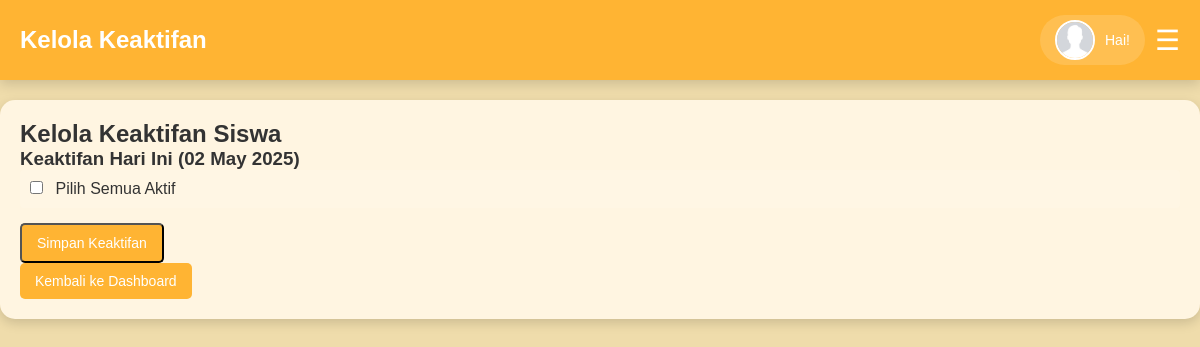
The page /dashboard-guru-fiture/kelola_keaktifan.php?eskul_id=4 on the database as committed earlier.
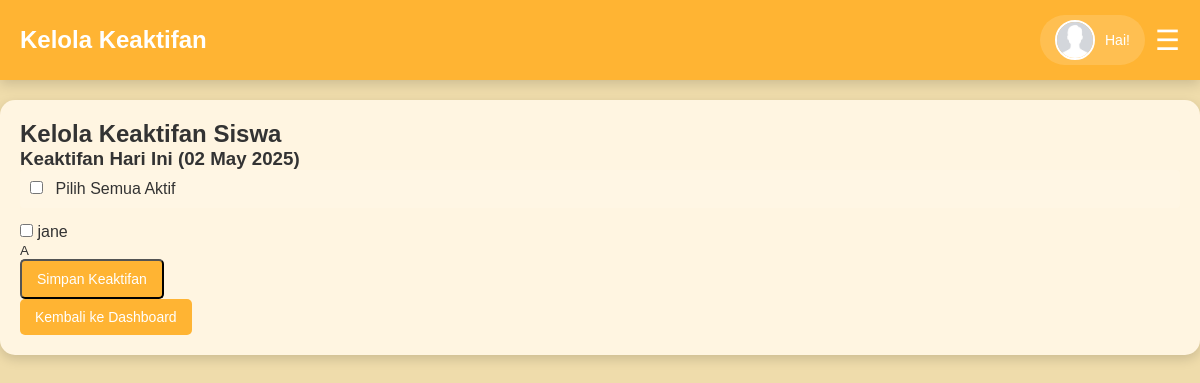
The same page on the database as committed later.
### tables this page shows
CREATE TABLE `students` (
  `student_id` int(11) NOT NULL,
  `name` varchar(100) NOT NULL,
  `email` varchar(100) DEFAULT NULL,
  `phone` varchar(15) DEFAULT NULL,
  `user_id` int(11) DEFAULT NULL,
  `kelas_id` int(11) DEFAULT NULL
);

CREATE TABLE `kelas` (
  `kelas_id` int(11) NOT NULL,
  `nama_kelas` varchar(100) DEFAULT NULL,
  `tingkat` enum('X','XI','XII') DEFAULT NULL,
  `jurusan` varchar(100) DEFAULT NULL,
  `id_semester` int(11) DEFAULT NULL
);

### dashboard-guru-fiture/kelola_keaktifan.php (the view, shortened to what this page needs)
<?php
include '../koneksi.php';
$eskul_id = isset($_GET['eskul_id']) ? $_GET['eskul_id'] : null;
$stmt = $conn->prepare("SELECT s.student_id, s.name, k.nama_kelas
                       FROM eskul_students es
                       JOIN students s ON es.student_id = s.student_id
                       JOIN kelas k ON s.kelas_id = k.kelas_id
                       WHERE es.eskul_id = ?
                       ORDER BY k.tingkat, k.nama_kelas, s.name");
$stmt->bind_param("i", $eskul_id);
$stmt->execute();
$students = $stmt->get_result();
include 'layouts/header.php';
?>
<div class="wrapper">
    <main class="container">
        <h2>Kelola Keaktifan Siswa</h2>
        <div class="mass-attendance">
            <h3>Keaktifan Hari Ini (<?php echo date('d M Y'); ?>)</h3>
            <form method="POST" action="">
                <div class="checkbox-group">
                    <input type="checkbox" id="selectAll" onclick="toggleAllCheckboxes()">
                    <label for="selectAll">Pilih Semua Aktif</label>
                </div>
                <div class="student-list">
                    <?php while ($student = $students->fetch_assoc()): ?>
                    <div class="student-card">
                        <input type="checkbox" name="student_ids[]"
                               value="<?php echo $student['student_id']; ?>"
                               class="student-checkbox"
                               id="student_<?php echo $student['student_id']; ?>">
                        <label for="student_<?php echo $student['student_id']; ?>">
                            <?php echo htmlspecialchars($student['name']); ?>
                            <br>
                            <small><?php echo htmlspecialchars($student['nama_kelas']); ?></small>
                        </label>
                    </div>
                    <?php endwhile; ?>
                </div>
                <button type="submit" name="mass_keaktifan" class="button">
                    Simpan Keaktifan
                </button>
            </form>
        </div>
        <a href="../dashboard_guru.php" class="button">Kembali ke Dashboard</a>
    </main>
</div>
</body>
</html>

Rows that differ between the two databases and show on the page:
now on this page (row edited): students: name "jane", kelas.nama_kelas "A"
